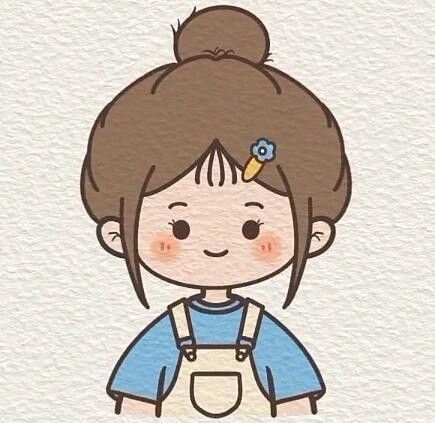
#> input picture Modul6/prepraktikum/9fbe8649-dc90-40b9-955a-aae8d68f2be9.jpeg, 435 x 423 px, found by its file name
$ python percobaan2.py
#> lines starting #> are read from the running program, lines starting #| are printed output that depends on the picture
from PIL import Image, ImageEnhance

# TODO 1: Buka gambar dengan pillow
img_path = 'C:/Users/LEGION/OneDrive/Documents/SEMESTER 5/PEM. FUNGSIONAL/PRAKTIKUM/Modul6/prepraktikum/9fbe8649-dc90-40b9-955a-aae8d68f2be9.jpeg'
image = Image.open(img_path)
#> image is the input picture: PIL image 435x423 RGB; mean R, G, B 204.4, 194.7, 185.3

# TODO 2: Ubah tingkat kecerahan (brightness) dan kontras (contrast)
enhancer = ImageEnhance.Brightness(image)
brightened_image = enhancer.enhance(1.5)
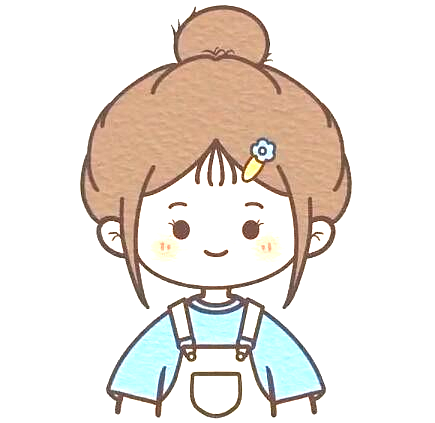
#> brightened_image: PIL image 435x423 RGB; mean R, G, B 234.9, 227.5, 221

enhancer = ImageEnhance.Contrast(brightened_image)
final_image = enhancer.enhance(1.2)
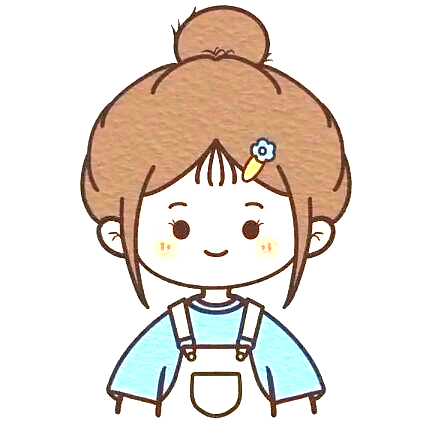
#> final_image: PIL image 435x423 RGB; mean R, G, B 232.3, 223.3, 215.5

# TODO 3: Simpan gambar hasil edit
final_image.save("hasil_edit.jpeg")

# TODO 4: Tampilkan
final_image.show()
